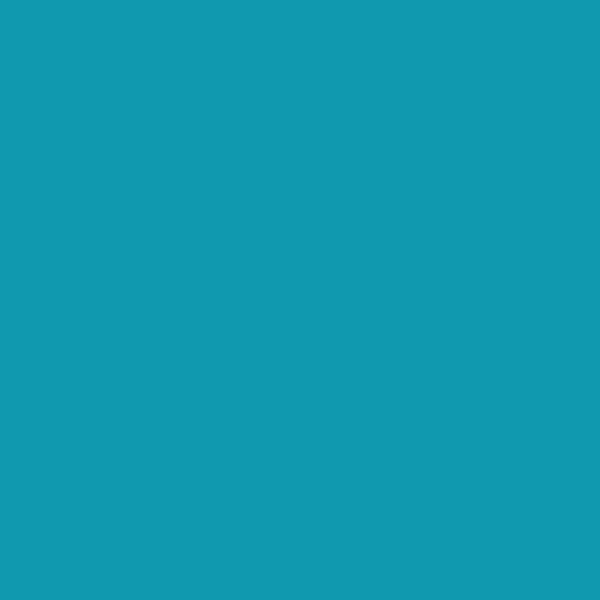
Frame 1 (no input)
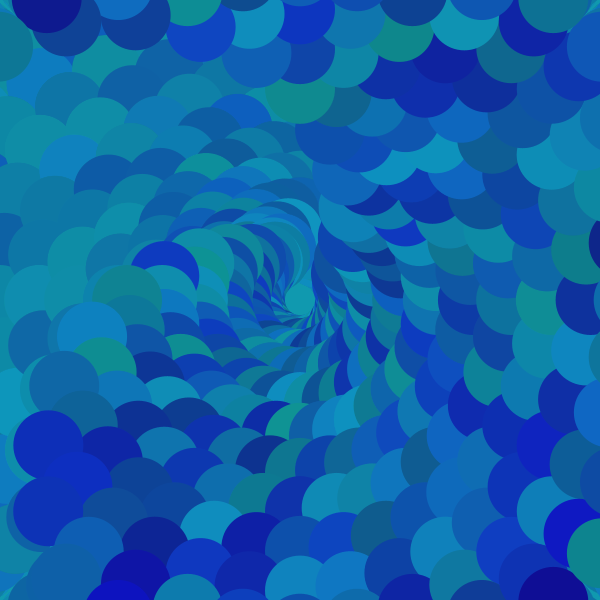
Frame 60 (the mouse pressed at the canvas centre just before this capture)
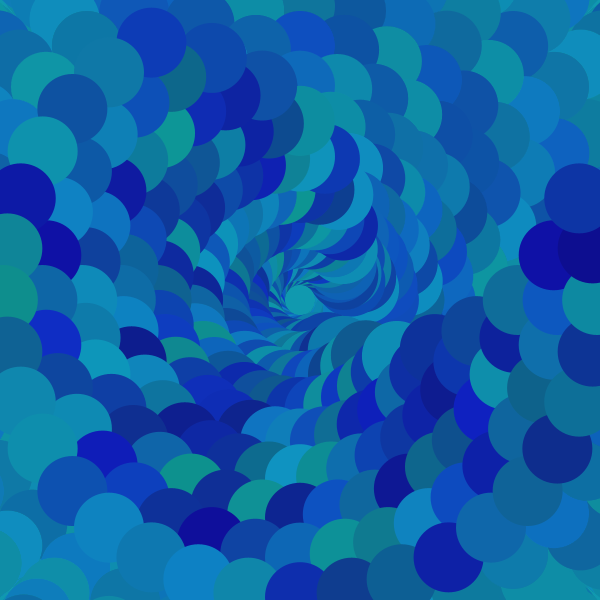
Frame 120 (the mouse held since frame 60 and released just before this capture)

The Processing sketch that drew these frames (run headless with seeded random() and noise(); from frame 60 on, the mouse is pressed at the canvas centre):

// Processing sketch: processing_109759
// ── processing_109759.pde

float b = 0;
float offset = 0;

void setup() {
  size (600, 600);
  smooth();
  noStroke();
  background(16, 153, 175);
}

void draw() {
  fill(16, 153, 175, 10);
  rect(0, 0, width, height);
  for (float a = 100; a <= 360; a += 10) {
    noStroke();
    float f = radians (a+offset);
    float x = width/2 + sin (f) * (250 + cos (b)*200);
    float y = height/2 + cos (f) * (250 + cos (b)*200);

    fill(random(13, 16), random(9, 151), random(134, 198));
    ellipse (x, y, 70, 70);
  }

  b += 0.2;
  offset += 10;
}
